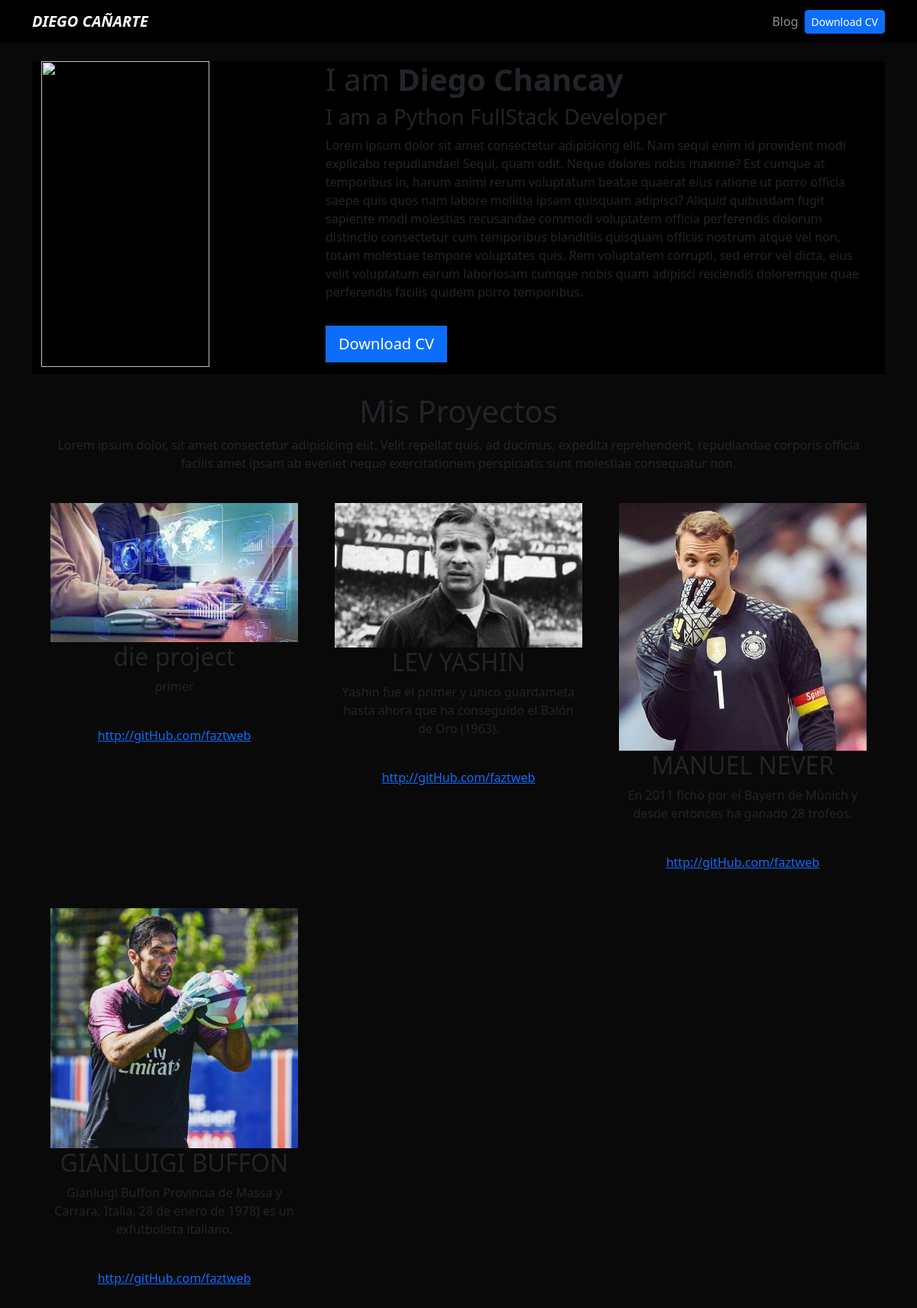
The page / on the database its author committed.
### portfolio/models.py (models this page shows)
class Project(models.Model):
    title = CharField(max_length=100)
    description = CharField(max_length=250)
    image= ImageField(upload_to='portfolio/images')
    url = URLField(blank=True)

### portfolio/views.py (the view)
# urls.py: 2. Add a URL to urlpatterns:  path('', views.home, name='home')
def home(request):
    projects=Project.objects.all()
    return render(request,'home.html'
                    ,{'projects': projects})

### portfolio/templates/home.html (shortened to what this page needs)
{% extends 'layout.html' %}
{% block content %}
{% load static%}
<header class="row bg-black">
    <div class="col-md-4">
         <img src="{% static  'portfolio/goku.jpg '%}" alt="" width="220" height="400">
    </div>
    <div class="col-md-8 my-auto">
        <h1>I am <strong>Diego Chancay</strong></h1>
        <h3>I am a Python FullStack Developer</h3>
        <p>Lorem ipsum dolor sit amet consectetur adipisicing elit. Nam sequi enim id provident modi explicabo repudiandae! Sequi, quam odit. Neque dolores nobis maxime? Est cumque at temporibus in, harum animi rerum voluptatum beatae quaerat eius ratione ut porro officia saepe quis quos nam labore mollitia ipsam quisquam adipisci? Aliquid quibusdam fugit sapiente modi molestias recusandae commodi voluptatem officia perferendis dolorum distinctio consectetur cum temporibus blanditiis quisquam officiis nostrum atque vel non, totam molestiae tempore voluptates quis. Rem voluptatem corrupti, sed error vel dicta, eius velit voluptatum earum laboriosam cumque nobis quam adipisci reiciendis doloremque quae perferendis facilis quidem porro temporibus.</p>
        <a class="btn btn-primary btn-lg rounded-0 my-3"
        href="{% static 'portfolio/curriculumd.pdf' %}"
        target="_blank">
            Download CV</a>
    </div>
</header>
<div class="row my-4 text-center">
    <h1>Mis Proyectos</h1>
    <p>Lorem ipsum dolor, sit amet consectetur adipisicing elit. Velit repellat quis, ad ducimus, expedita reprehenderit, repudiandae corporis officia facilis amet ipsam ab eveniet neque exercitationem perspiciatis sunt molestiae consequatur non.</p>
    {% for project in projects %}
    <div class="col-md-4 p-4">
        <div class=" bg-blank card-project">
            <img src="{{project.image.url}}" alt="{{project.title}}" class="card-img-top">
            <div class="card-blank">
                <h2>{{project.title}}</h2>
                <p>{{project.description}}</p>
                <br>
                {% if project.url %}
                    <a href="{{project.url}}"class=" btn-dark rounded-0 btn-sm" target="_blank">{{project.url}}</a>
                {% endif %}
            </div>
        </div>
    </div>
    {% endfor %}
    {% endblock %}

### portfolio/templates/layout.html (shortened to what this page needs)
{% load static %}
<!DOCTYPE html>
<html lang="en">
<head>
    <link href = "https://cdn.jsdelivr.net/npm/bootstrap@5.3.1/dist/css/bootstrap.min.css"
    rel="stylesheet"
>
    <link rel="stylesheet" href="{% static 'main.css' %}">
</head>
<body class="text-ligth">
    {% include 'partials/navbar.html' %}
    <div class="container p-4">
    {% block content %}
    {% endblock %}
    </div>
</body>
</html>

### portfolio/templates/partials/navbar.html (shortened to what this page needs)
{% load static %}
<nav class="navbar navbar-expand-lg navbar-dark bg-black">
    <div class="container">
      <a class="navbar-brand fw-bold fst-italic" href="/">DIEGO CAÑARTE</a>
      <div class="collapse navbar-collapse" id="navbarNav">
        <ul class="navbar-nav ms-auto">
          <li class="nav-item">
            <a class="nav-link" href="{% url 'blog:posts' %}">Blog</a>
          </li>
          <li class="nav-item d-flex align-items-center">
            <a class="btn btn-primary btn-sm" href="{% static 'portfolio/curriculumd.pdf' %}" target="_blank">
              Download CV</a>
          </li>
        </ul>
      </div>
    </div>
</nav>

### portfolio/static/main.css (style rules this page uses)
body { background: #090909; }
.bg-black { background: #000; }

### rows shown on the page
Project: image (picture), description "primer", url "http://gitHub.com/faztweb"
Project: image (picture), title "LEV YASHIN", description "Yashin fue el primer y único guardameta hasta ahora que ha conseguido el Balón de Oro (1963).", url "http://gitHub.com/faztweb"
Project: image (picture), description "En 2011 fichó por el Bayern de Múnich y desde entonces ha ganado 28 trofeos.", url "http://gitHub.com/faztweb"
Project: image (picture), description "Gianluigi Buffon Provincia de Massa y Carrara, Italia, 28 de enero de 1978) es un exfutbolista italiano.", url "http://gitHub.com/faztweb"
